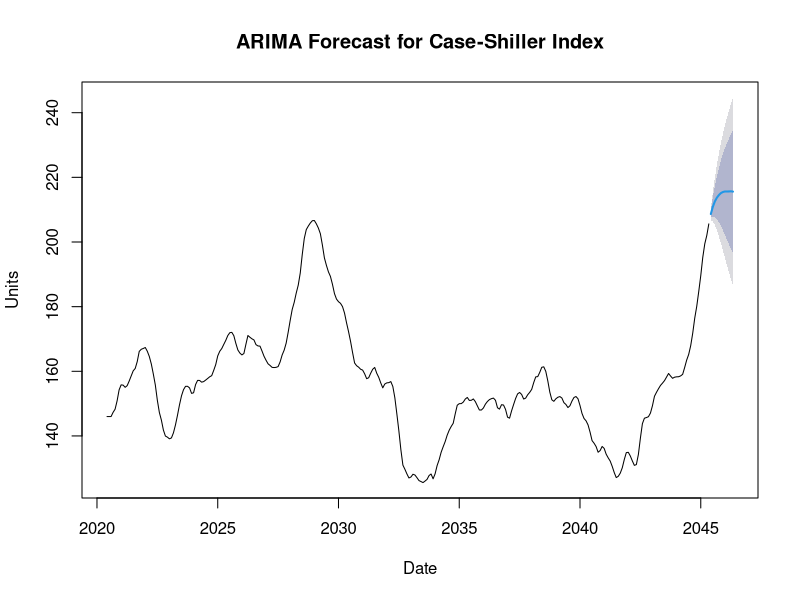
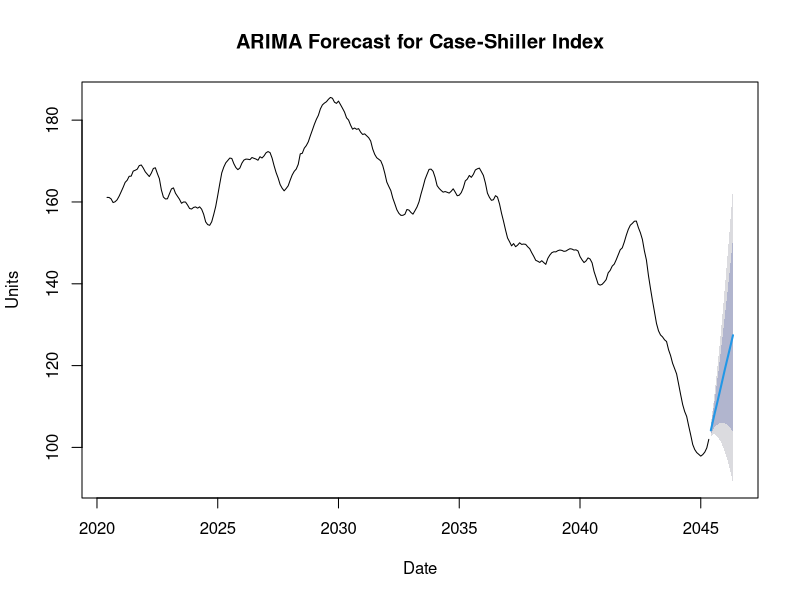
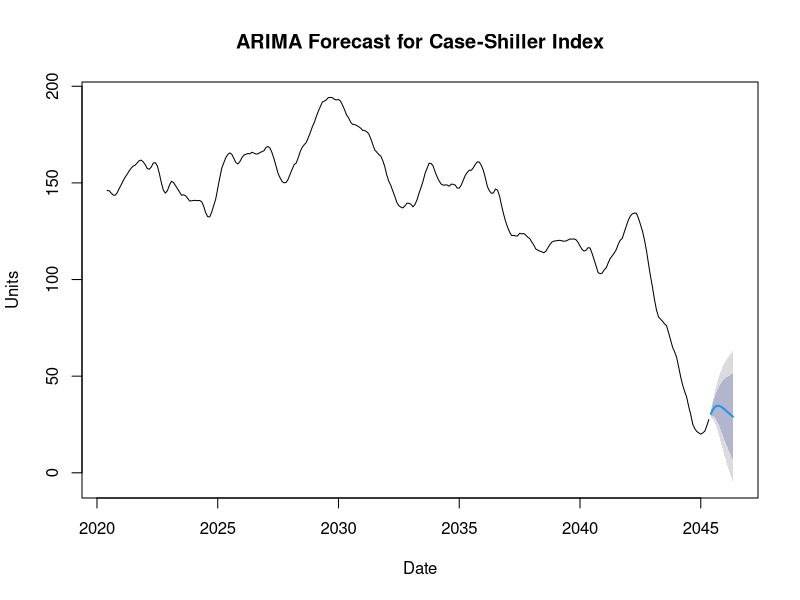
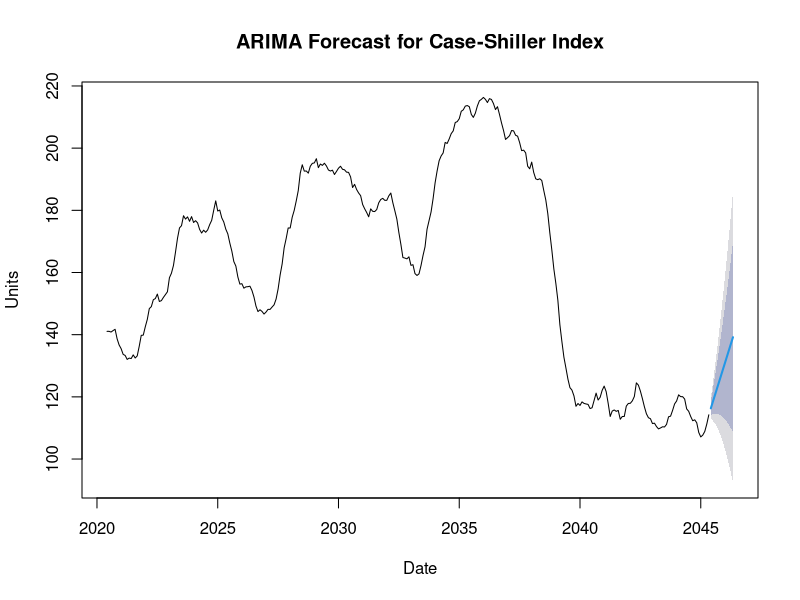
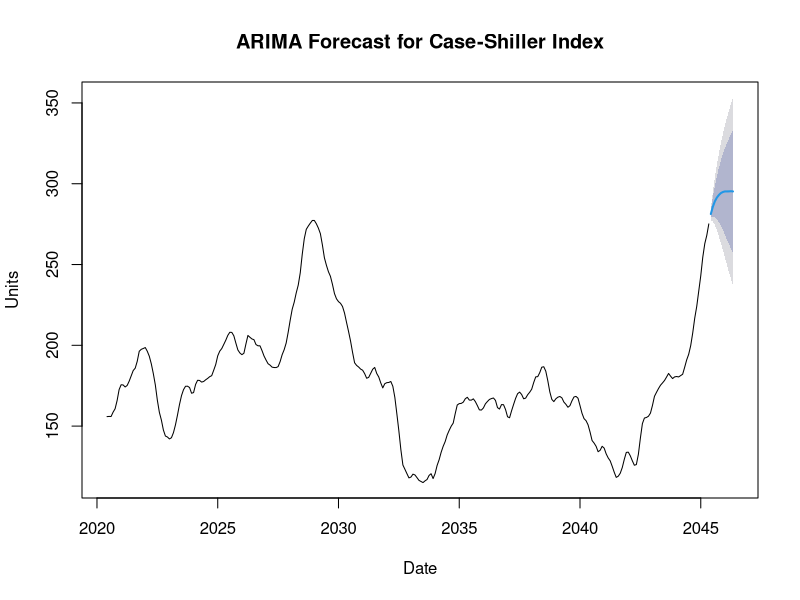
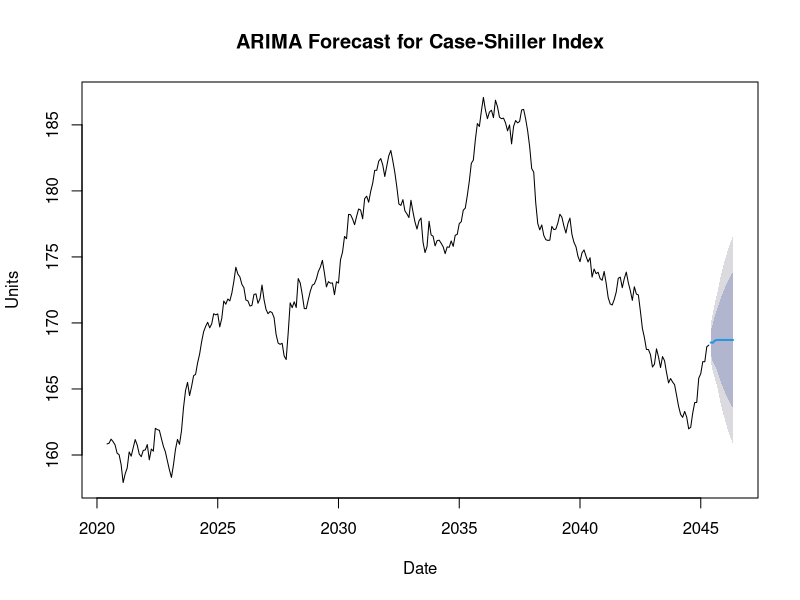
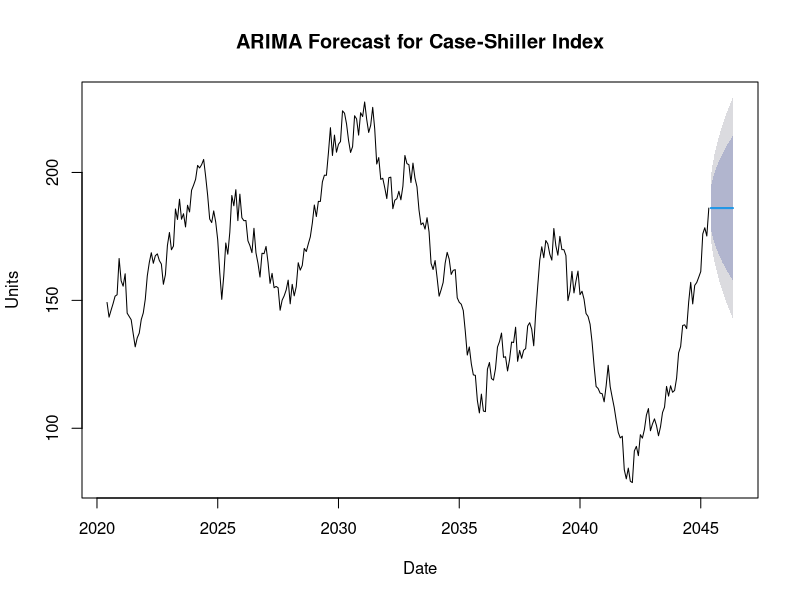
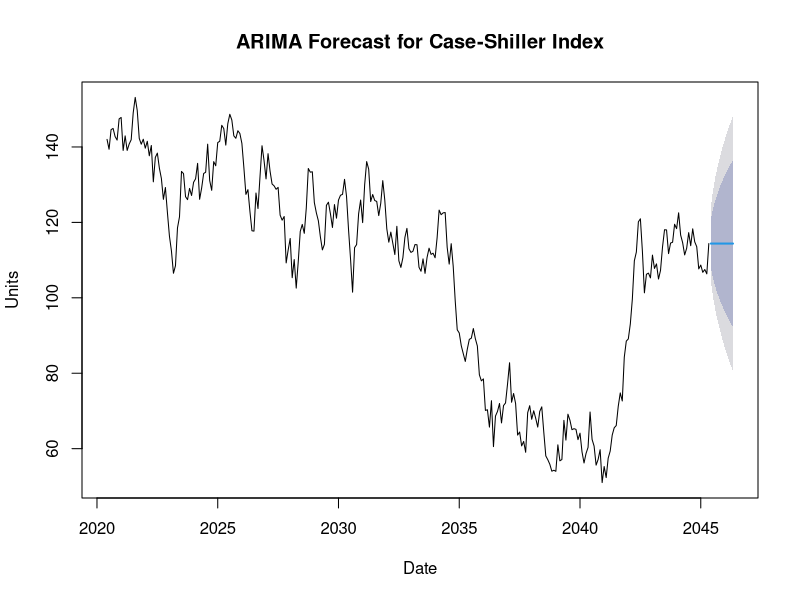

These charts were generated, in order, by the following R code:
library(forecast)
library(tseries)
library(tidyverse)

data <- read.csv('data.csv', header = TRUE)

for (i in 1:10) {
  y <- data[[sprintf('y%d', i)]]
  yTS <- ts(y, start = c(2020, 6), frequency=12)
  fit <- auto.arima(yTS)
  accuracy(fit)

  pdfName <- sprintf('y%d_arima.pdf', i)
  # Open a pdf file
  pdf(pdfName)
  plot(forecast(fit, 12), xlab = "Date", ylab = "Units", main = "ARIMA Forecast for Case-Shiller Index")
  # Close the pdf file
  dev.off() 
  # Print that PDF is generated
  print(sprintf('PDF %s for y%d arima is generated', pdfName, i))
}

for (i in 1:10) {
  y <- data[[sprintf('y%d', i)]]
  yTS <- ts(y, start = c(2020, 6), frequency=12)
  fit <- auto.arima(yTS)
  accuracy(fit)

  pngName <- sprintf('y%d_arima.png', i)
  # Open a pdf file
  png(pngName)
  plot(forecast(fit, 12), xlab = "Date", ylab = "Units", main = "ARIMA Forecast for Case-Shiller Index")
  # Close the pdf file
  dev.off() 
  # Print that PDF is generated
  print(sprintf('PNG %s for y%d arima is generated', pdfName, i))
}
